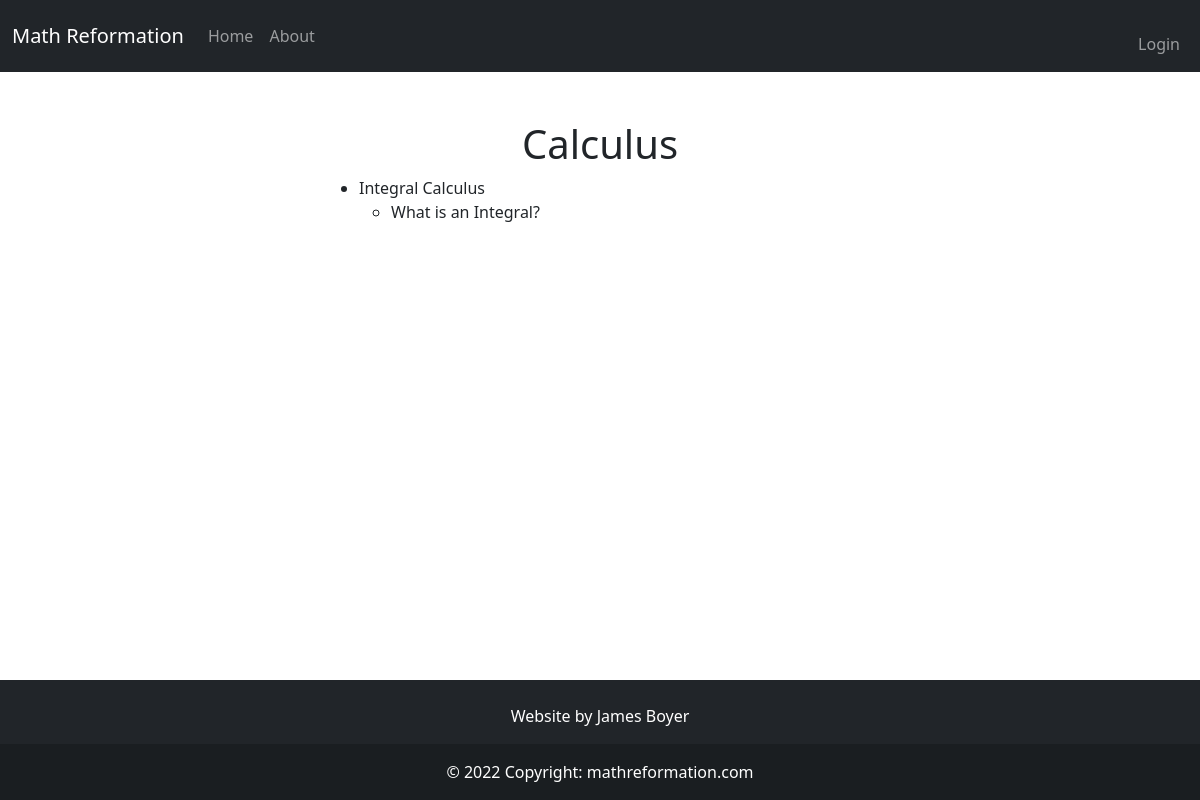
Screenshot of /category/calculus with the database file from the repository.
### app/models.py (models this page shows, shortened)
class Category(db.Model):
    id = db.Column(db.Integer, primary_key=True)
    name = db.Column(db.String(50), nullable=False, unique=True)
    path = db.Column(db.String(50), unique=True)
    body_main = db.Column(db.String(), index=True)
    body_draft = db.Column(db.String(), index=True)
    header = db.Column(db.String(), index=True)
    category_type = db.Column(db.String(15))
    is_visible = db.Column(db.Boolean())
    parents = db.relationship('Category',secondary=parent_child_table,
        primaryjoin=id == parent_child_table.c.ChildId,
        secondaryjoin=id == parent_child_table.c.ParentId,
        backref= db.backref('children'))
    def get_num_children(self):
        return len(list(self.children))

class Article(db.Model):
    id = db.Column(db.Integer, primary_key=True)
    name = db.Column(db.String(64), index=True, unique=True)
    path = db.Column(db.String(50), unique=True)
    date_added = db.Column(db.DateTime, nullable=False,
        default=datetime.utcnow)
    categories = db.relationship('Category', secondary = article_categories_table,
                                 backref=db.backref('articles', lazy=True), lazy=True)
    body_main = db.Column(db.String(), index=True)
    body_draft = db.Column(db.String(), index=True)
    is_visible = db.Column(db.Boolean())
    header = db.Column(db.String(), index=True)
    user_id = db.Column(db.Integer, db.ForeignKey('user.id'))

### app/main/routes.py (the view)
@bp.route("/category/<path>")
def category_page(path):
    category = db.first_or_404(Category.query.filter_by(path=path))
    return render_template('main/category.html', category=category)

### MathReformationWebsite.py (called while the page is built)
@app.context_processor
def add_imports():
    return dict(admin_permission=admin_permission)

### app/main/routes.py (called while the page is built)
@bp.context_processor
def add_imports():
    return dict(admin_permission=admin_permission)

### app/templates/main/category.html (shortened to what this page needs)
{% extends "base.html" %}
{% block content %}
<h1 class="text-center">{{ category.name }}</h1>
<ul>
    {% if category.get_num_children() == 0 %}
        {% for article in category.articles %}
        {% if article.is_visible == True %}
        <li>
            <a href = {{ url_for('main.article_page', path=article.path)}}>
                {{ article.name }}
            </a>
        </li>
        {% endif %}
        {% endfor %}
    {% else %}
        {% for category_child in category.children %}
        {% if category_child.is_visible == True %}
        <li>
            <a href = {{ url_for('main.category_page', path=category_child.path)}}>
                {{ category_child.name }}
            </a>
            <ul>
                {% for article in category_child.articles %}
                {% if article.is_visible == True %}
                <li>
                    <a href = {{ url_for('main.article_page', path=article.path)}}>
                        {{ article.name }}
                    </a>
                </li>
                {% endif %}
                {% endfor %}
            </ul>
        </li>
        {% endif %}
        {% endfor %}
    {% endif %}
</ul>
{% endblock %}

### app/static/style.css (style rules this page uses)
a { all: unset; }

### rows the page displays
Category: name "Calculus"
Category: name "Integral Calculus"
Article: name "What is an Integral?"
